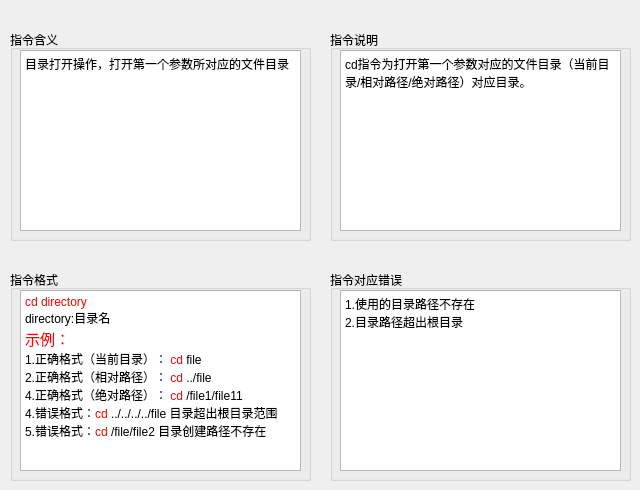
   <widget class="QWidget" name="tab_12">
    <attribute name="title">
     <string>cd</string>
    </attribute>
    <widget class="QGroupBox" name="groupBox_37">
     <property name="geometry">
      <rect>
       <x>330</x>
       <y>270</y>
       <width>301</width>
       <height>211</height>
      </rect>
     </property>
     <property name="title">
      <string>指令对应错误</string>
     </property>
     <widget class="QTextBrowser" name="textBrowser_37">
      <property name="geometry">
       <rect>
        <x>10</x>
        <y>20</y>
        <width>281</width>
        <height>181</height>
       </rect>
      </property>
      <property name="html">
       <string>&lt;!DOCTYPE HTML PUBLIC &quot;-//W3C//DTD HTML 4.0//EN&quot; &quot;http://www.w3.org/TR/REC-html40/strict.dtd&quot;&gt;
&lt;html&gt;&lt;head&gt;&lt;meta name=&quot;qrichtext&quot; content=&quot;1&quot; /&gt;&lt;style type=&quot;text/css&quot;&gt;
p, li { white-space: pre-wrap; }
&lt;/style&gt;&lt;/head&gt;&lt;body style=&quot; font-family:'黑体'; font-size:9pt; font-weight:400; font-style:normal;&quot;&gt;
&lt;p style=&quot; margin-top:0px; margin-bottom:0px; margin-left:0px; margin-right:0px; -qt-block-indent:0; text-indent:0px;&quot;&gt;&lt;span style=&quot; font-family:'SimSun';&quot;&gt;1.使用的目录路径不存在&lt;/span&gt;&lt;/p&gt;
&lt;p style=&quot; margin-top:0px; margin-bottom:0px; margin-left:0px; margin-right:0px; -qt-block-indent:0; text-indent:0px;&quot;&gt;&lt;span style=&quot; font-family:'SimSun';&quot;&gt;2.目录路径超出根目录&lt;/span&gt;&lt;/p&gt;&lt;/body&gt;&lt;/html&gt;</string>
      </property>
     </widget>
    </widget>
    <widget class="QGroupBox" name="groupBox_38">
     <property name="geometry">
      <rect>
       <x>10</x>
       <y>270</y>
       <width>301</width>
       <height>211</height>
      </rect>
     </property>
     <property name="title">
      <string>指令格式</string>
     </property>
     <widget class="QTextBrowser" name="textBrowser_38">
      <property name="geometry">
       <rect>
        <x>10</x>
        <y>20</y>
        <width>281</width>
        <height>181</height>
       </rect>
      </property>
      <property name="html">
       <string>&lt;!DOCTYPE HTML PUBLIC &quot;-//W3C//DTD HTML 4.0//EN&quot; &quot;http://www.w3.org/TR/REC-html40/strict.dtd&quot;&gt;
&lt;html&gt;&lt;head&gt;&lt;meta name=&quot;qrichtext&quot; content=&quot;1&quot; /&gt;&lt;style type=&quot;text/css&quot;&gt;
p, li { white-space: pre-wrap; }
&lt;/style&gt;&lt;/head&gt;&lt;body style=&quot; font-family:'黑体'; font-size:9pt; font-weight:400; font-style:normal;&quot;&gt;
&lt;p style=&quot; margin-top:0px; margin-bottom:0px; margin-left:0px; margin-right:0px; -qt-block-indent:0; text-indent:0px;&quot;&gt;&lt;span style=&quot; font-family:'SimSun'; color:#ff0000;&quot;&gt;cd directory&lt;/span&gt;&lt;/p&gt;
&lt;p style=&quot; margin-top:0px; margin-bottom:0px; margin-left:0px; margin-right:0px; -qt-block-indent:0; text-indent:0px;&quot;&gt;directory:目录名&lt;/p&gt;
&lt;p style=&quot; margin-top:0px; margin-bottom:0px; margin-left:0px; margin-right:0px; -qt-block-indent:0; text-indent:0px;&quot;&gt;&lt;span style=&quot; font-family:'SimSun'; font-size:11pt; color:#ff0000;&quot;&gt;示例：&lt;/span&gt;&lt;/p&gt;
&lt;p style=&quot; margin-top:0px; margin-bottom:0px; margin-left:0px; margin-right:0px; -qt-block-indent:0; text-indent:0px;&quot;&gt;&lt;span style=&quot; font-family:'SimSun';&quot;&gt;1.正确格式（当前目录）： &lt;/span&gt;&lt;span style=&quot; font-family:'SimSun'; color:#ff0000;&quot;&gt;cd&lt;/span&gt;&lt;span style=&quot; font-family:'SimSun';&quot;&gt; file&lt;/span&gt;&lt;/p&gt;
&lt;p style=&quot; margin-top:0px; margin-bottom:0px; margin-left:0px; margin-right:0px; -qt-block-indent:0; text-indent:0px;&quot;&gt;&lt;span style=&quot; font-family:'SimSun';&quot;&gt;2.正确格式（相对路径）： &lt;/span&gt;&lt;span style=&quot; font-family:'SimSun'; color:#ff0000;&quot;&gt;cd&lt;/span&gt;&lt;span style=&quot; font-family:'SimSun';&quot;&gt; ../file&lt;/span&gt;&lt;/p&gt;
&lt;p style=&quot; margin-top:0px; margin-bottom:0px; margin-left:0px; margin-right:0px; -qt-block-indent:0; text-indent:0px;&quot;&gt;&lt;span style=&quot; font-family:'SimSun';&quot;&gt;4.正确格式（绝对路径）： &lt;/span&gt;&lt;span style=&quot; font-family:'SimSun'; color:#ff0000;&quot;&gt;cd&lt;/span&gt;&lt;span style=&quot; font-family:'SimSun';&quot;&gt; /file1/file11&lt;/span&gt;&lt;/p&gt;
&lt;p style=&quot; margin-top:0px; margin-bottom:0px; margin-left:0px; margin-right:0px; -qt-block-indent:0; text-indent:0px;&quot;&gt;&lt;span style=&quot; font-family:'SimSun';&quot;&gt;4.错误格式：&lt;/span&gt;&lt;span style=&quot; font-family:'SimSun'; color:#ff0000;&quot;&gt;cd&lt;/span&gt;&lt;span style=&quot; font-family:'SimSun';&quot;&gt; ../../../../file 目录超出根目录范围&lt;/span&gt;&lt;/p&gt;
&lt;p style=&quot; margin-top:0px; margin-bottom:0px; margin-left:0px; margin-right:0px; -qt-block-indent:0; text-indent:0px;&quot;&gt;&lt;span style=&quot; font-family:'SimSun';&quot;&gt;5.错误格式：&lt;/span&gt;&lt;span style=&quot; font-family:'SimSun'; color:#ff0000;&quot;&gt;cd&lt;/span&gt;&lt;span style=&quot; font-family:'SimSun';&quot;&gt; /file/file2 目录创建路径不存在&lt;/span&gt;&lt;/p&gt;&lt;/body&gt;&lt;/html&gt;</string>
      </property>
     </widget>
    </widget>
    <widget class="QGroupBox" name="groupBox_39">
     <property name="geometry">
      <rect>
       <x>330</x>
       <y>30</y>
       <width>301</width>
       <height>211</height>
      </rect>
     </property>
     <property name="title">
      <string>指令说明</string>
     </property>
     <widget class="QTextBrowser" name="textBrowser_39">
      <property name="geometry">
       <rect>
        <x>10</x>
        <y>20</y>
        <width>281</width>
        <height>181</height>
       </rect>
      </property>
      <property name="html">
       <string>&lt;!DOCTYPE HTML PUBLIC &quot;-//W3C//DTD HTML 4.0//EN&quot; &quot;http://www.w3.org/TR/REC-html40/strict.dtd&quot;&gt;
&lt;html&gt;&lt;head&gt;&lt;meta name=&quot;qrichtext&quot; content=&quot;1&quot; /&gt;&lt;style type=&quot;text/css&quot;&gt;
p, li { white-space: pre-wrap; }
&lt;/style&gt;&lt;/head&gt;&lt;body style=&quot; font-family:'黑体'; font-size:9pt; font-weight:400; font-style:normal;&quot;&gt;
&lt;p style=&quot; margin-top:0px; margin-bottom:0px; margin-left:0px; margin-right:0px; -qt-block-indent:0; text-indent:0px;&quot;&gt;&lt;span style=&quot; font-family:'SimSun';&quot;&gt;cd指令为打开第一个参数对应的文件目录（当前目录/相对路径/绝对路径）对应目录。&lt;/span&gt;&lt;/p&gt;&lt;/body&gt;&lt;/html&gt;</string>
      </property>
     </widget>
    </widget>
    <widget class="QGroupBox" name="groupBox_40">
     <property name="geometry">
      <rect>
       <x>10</x>
       <y>30</y>
       <width>301</width>
       <height>211</height>
      </rect>
     </property>
     <property name="title">
      <string>指令含义</string>
     </property>
     <widget class="QTextBrowser" name="textBrowser_40">
      <property name="geometry">
       <rect>
        <x>10</x>
        <y>20</y>
        <width>281</width>
        <height>181</height>
       </rect>
      </property>
      <property name="html">
       <string>&lt;!DOCTYPE HTML PUBLIC &quot;-//W3C//DTD HTML 4.0//EN&quot; &quot;http://www.w3.org/TR/REC-html40/strict.dtd&quot;&gt;
&lt;html&gt;&lt;head&gt;&lt;meta name=&quot;qrichtext&quot; content=&quot;1&quot; /&gt;&lt;style type=&quot;text/css&quot;&gt;
p, li { white-space: pre-wrap; }
&lt;/style&gt;&lt;/head&gt;&lt;body style=&quot; font-family:'黑体'; font-size:9pt; font-weight:400; font-style:normal;&quot;&gt;
&lt;p style=&quot; margin-top:0px; margin-bottom:0px; margin-left:0px; margin-right:0px; -qt-block-indent:0; text-indent:0px;&quot;&gt;&lt;span style=&quot; font-family:'SimSun';&quot;&gt;目录打开操作，打开第一个参数所对应的文件目录&lt;/span&gt;&lt;/p&gt;&lt;/body&gt;&lt;/html&gt;</string>
      </property>
     </widget>
    </widget>
   </widget>
